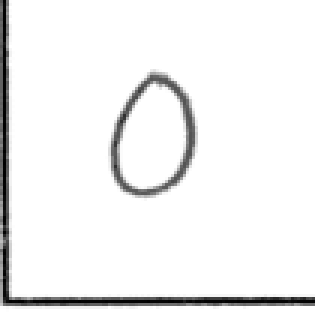
#> input picture data-samples/gathered_data/11/s11_10.PNG, 105 x 105 px, given as the content of the folder e3/envs/capstone-ag/capstone-ag/data-samples/gathered_data/0, which was not available (shown 3 times larger)
$ python class1.py
#> lines starting #> are read from the running program, lines starting #| are printed output that depends on the picture; pictures that were not available may be replaced by others from this repository, and a replacement may not be noted
import os
from os import walk
from PIL import Image
import matplotlib.pyplot as plt
#from sklearn.datasets import load_digits
import pylab as pl
import numpy as np

#from sklearn import ensemble

def cropper(sourcePath, coords, destPath):
#> called with coords = (2, 2, 52, 52), destPath = 'cropped/1.PNG'
    image1 = Image.open(sourcePath).convert("L")
    cropped = image1.crop(coords)
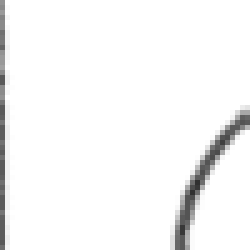
#> cropped: PIL image 50x50 L (shown 5 times larger); min 48, max 255, mean 246.4
    cropped = cropped.resize((32,32), resample=4) #narrow scope of search
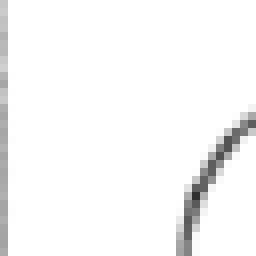
#> cropped: PIL image 32x32 L (shown 8 times larger); min 48, max 255, mean 247.3
    #save image before pixelating
    cropped.save(destPath, 'PNG')
    data = np.asarray(cropped).reshape(-1)
#> data = 1024 values, max 255 at index 1, min 48 at index 792, mean 247.3
    return data
    close_up(destPath)


# [64 lines left out: functions close_up, load_img, not called in this run]


# think of this part as main. since python doesnt care. be a visionary!
arr=[]
dir = "/Users/yvonne3/envs/capstone-ag/capstone-ag/data-samples/gathered_data"
j = 0
arr2 =[]
# [12 lines of commented-out code are left out]

for i in range(10):
    dirname = os.path.join(dir, str(i))
    for filename in os.listdir(dirname):
        actual_filename = os.path.join(dirname, filename)
        j+=1
        if actual_filename == ".DS_Store":
            continue

        data = cropper(actual_filename, (2, 2, 52, 52), "cropped/"+str(j)+'.PNG')
#> pass 3 of the loop `for i in range(10):`:
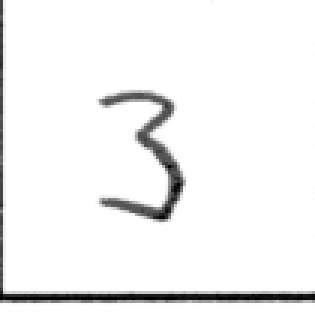
#> input picture data-samples/gathered_data/2/s2_0.PNG, 105 x 105 px, found by its file name (shown 3 times larger)
#> in cropper (call 3), `cropped = image1.crop(coords)`:
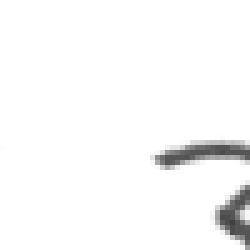
#> cropped: PIL image 50x50 L (shown 5 times larger); min 64, max 255, mean 248.3
#> in cropper (call 3), `cropped = cropped.resize((32,32), resample=4)`:
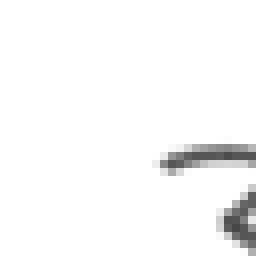
#> cropped: PIL image 32x32 L (shown 8 times larger); min 71, max 255, mean 248
#> in cropper (call 3), `data = np.asarray(cropped).reshape(-1)`: data = 1024 values, max 255 at index 0, min 71 at index 925, mean 248
#> the loop made 10 passes; the first 3 are shown
        print("Cropped " + actual_filename) #prints image name to screen
        arr2.append(i)
        #here we append the data returned from cropper function
        arr.append(data) #puts cropped images into array


print(arr)

x = np.array(arr)
y = np.array(arr2)


np.save('array', x)
np.save('array2' , y)
#from cropper, extract numbers
#from cropper, return data as numpyarray

#create array of the same size of the previous one: arr2.append(i)

#convert into numpyarrays (arr and arr2. by using import numpy as np, np.arr)
#save numpyarray into file: arr.save.
